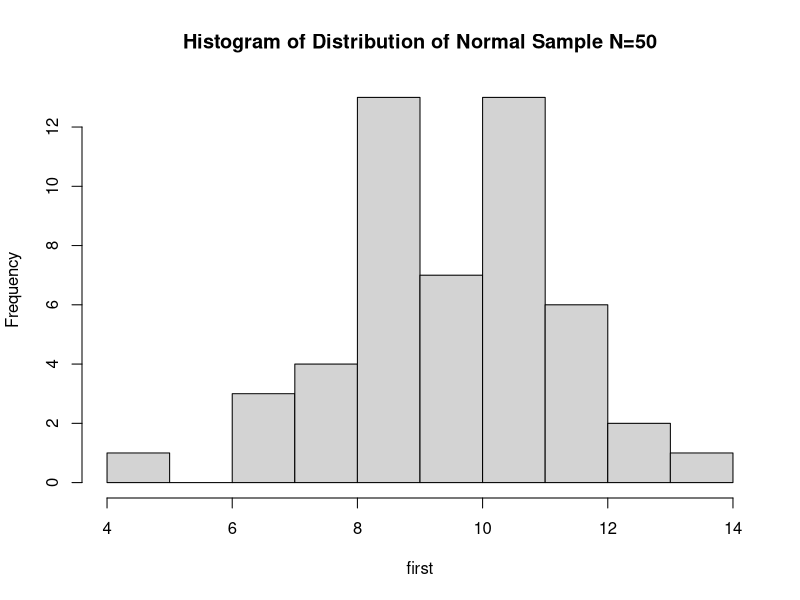
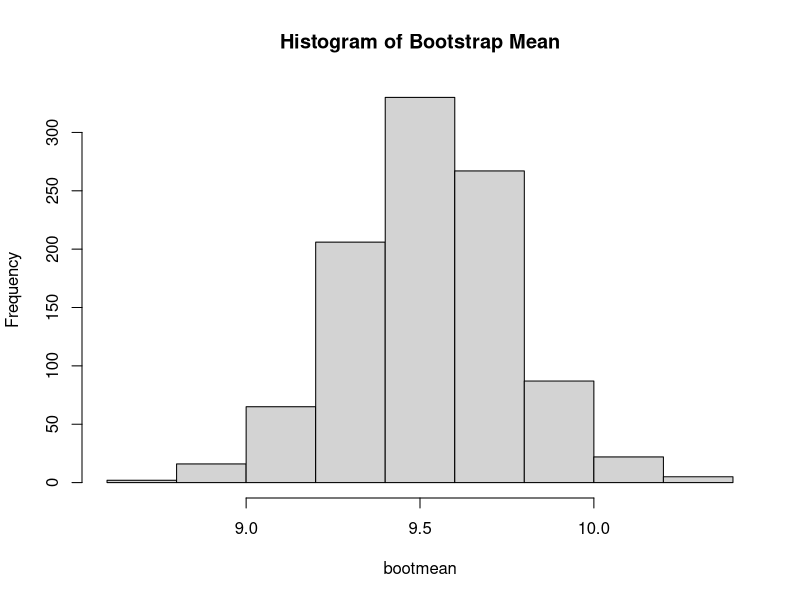
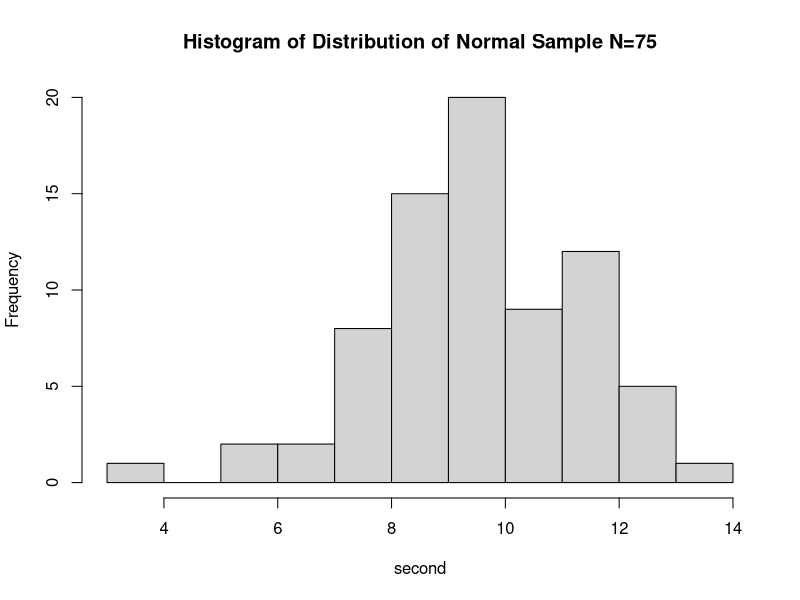
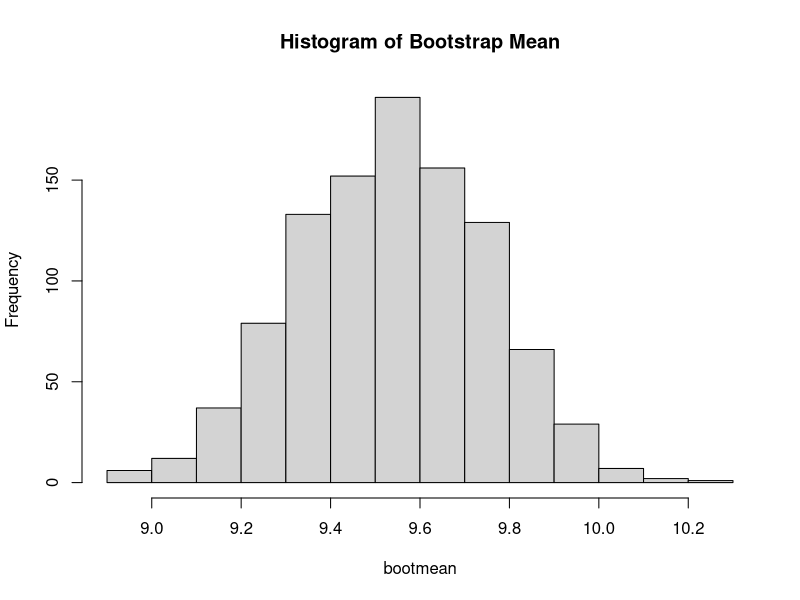
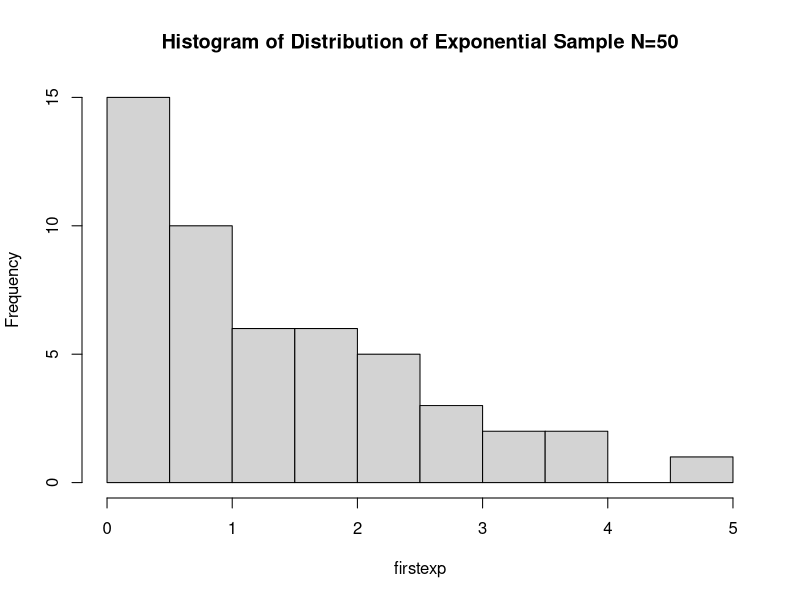
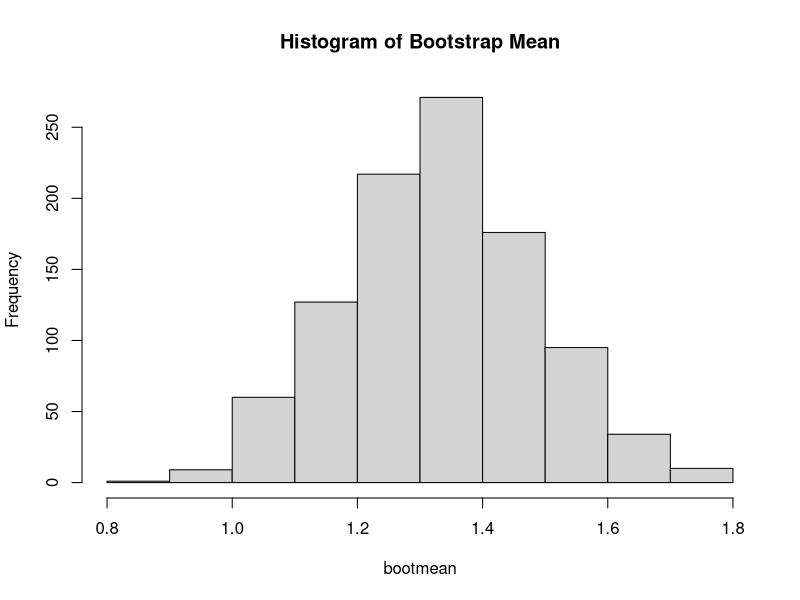
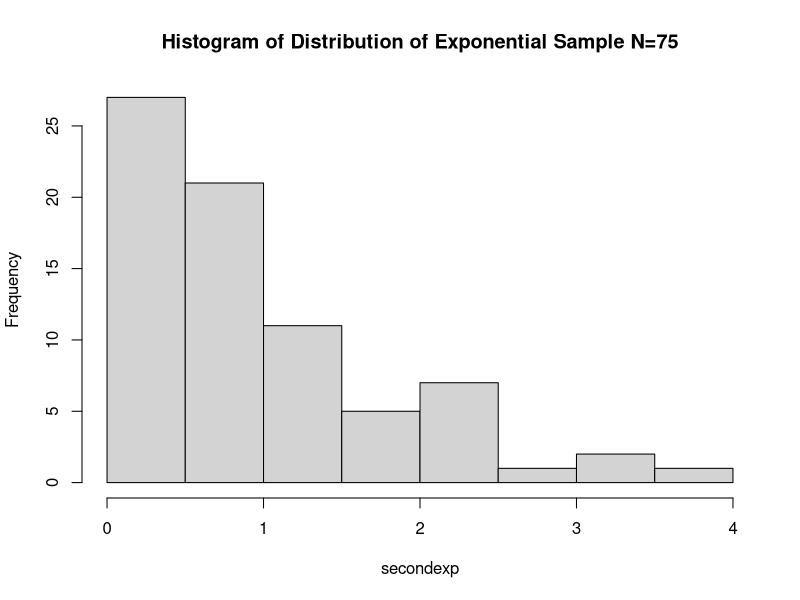
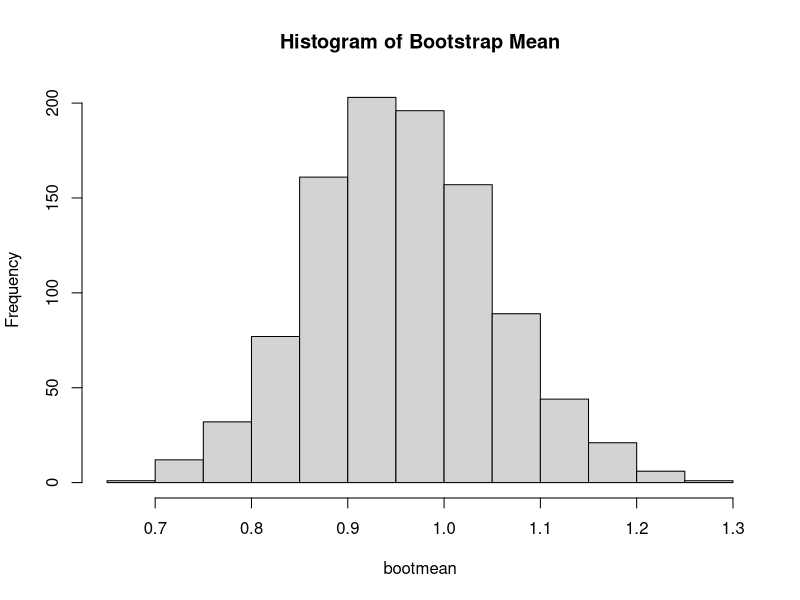

Generate these figures, in order, with R:
## ---- chunk 1
#random sample from normal distribution
first <- rnorm(50, mean = 10, sd =2)
second <- rnorm(75, mean=10, sd=2)

#random sample from exponential distribution
firstexp <- rexp(50)
secondexp <- rexp(75)
## ---- chunk 2
#bootstrap function
#returns mean, standard deviation, and histogram of bootstrap
bootmean <- numeric()
bstrap <- function(y) {
  bootmean <- numeric(1000)
    for (i in 1:1000) {
      bootsample <- sample(y, size=length(y), replace = TRUE)
      bootmean[i] <- mean(bootsample)
      }
  print(mean(bootmean))
  print(var(bootmean))
  hist(bootmean, main="Histogram of Bootstrap Mean")
}

## ---- chunk 3
#histogram of normal distribution sample 1 and bootstrap sample 1
hist(first, main="Histogram of Distribution of Normal Sample N=50")
## ---- chunk 4
bstrap(first)
## ---- chunk 5

#histogram of normal distribution sample 2 and bootstrap sample 2
hist(second, main="Histogram of Distribution of Normal Sample N=75")

## ---- chunk 6
bstrap(second)

## ---- chunk 7

#histogram of exponential distribution sample 1 and bootstrap sample 1
hist(firstexp, main="Histogram of Distribution of Exponential Sample N=50")
## ---- chunk 8
bstrap(firstexp)
## ---- chunk 9
#histogram of exponential distribution sample 2 and bootstrap sample 2
hist(secondexp, main="Histogram of Distribution of Exponential Sample N=75")
## ---- chunk 10
bstrap(secondexp)
